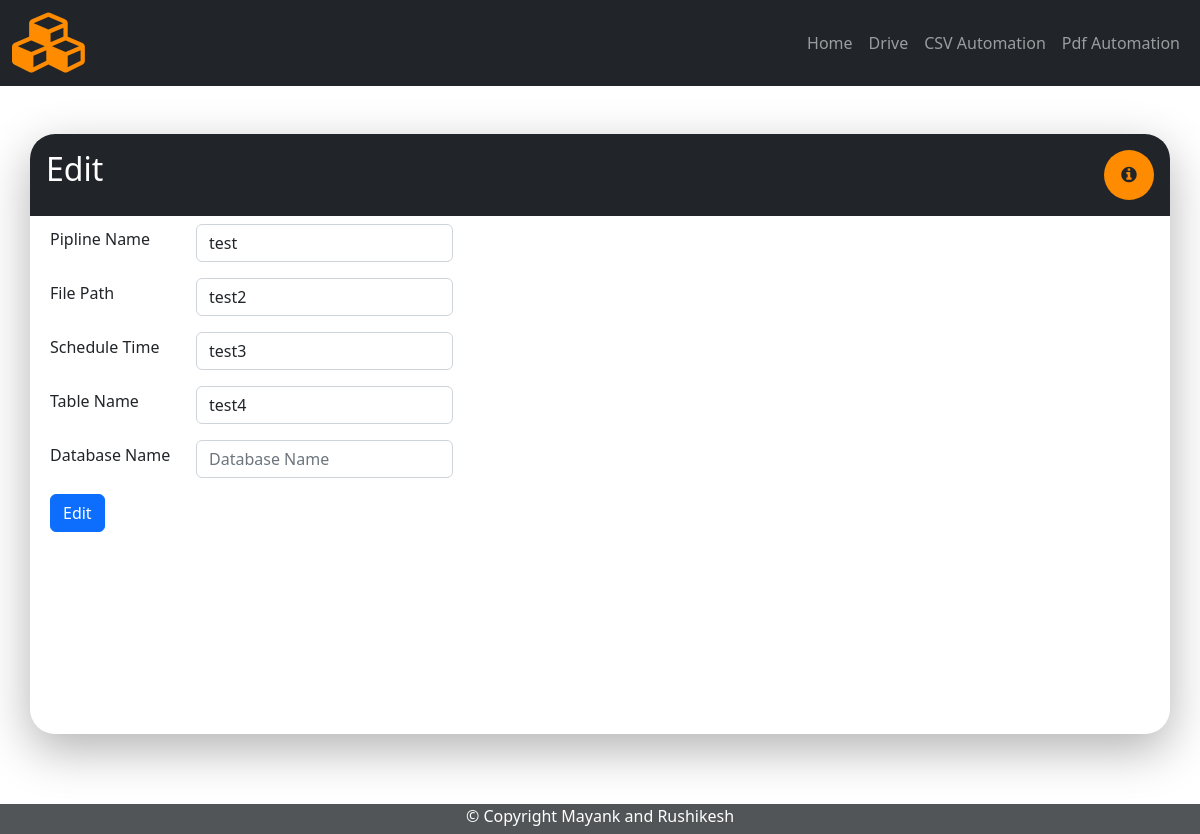
The page /edit/8/ on the database as committed earlier.
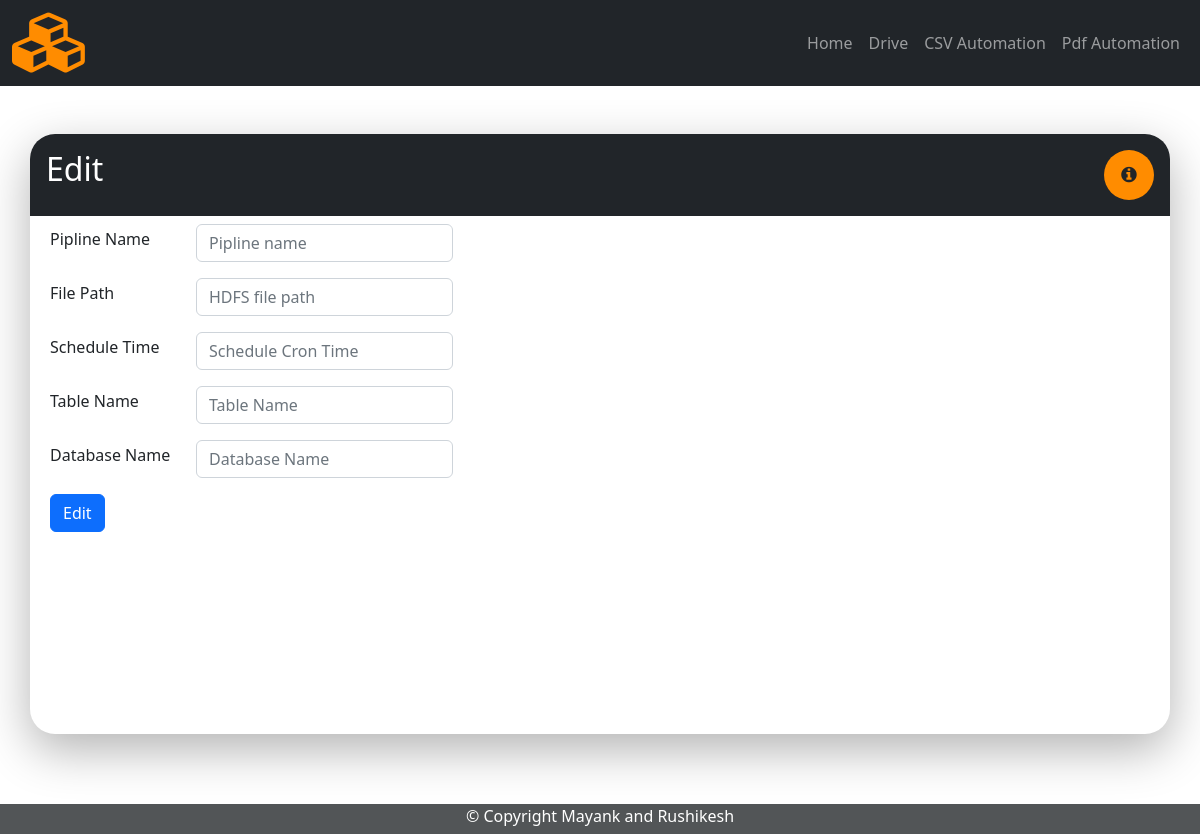
The same page on the database as committed later.
### tool/models.py (models this page shows)
class PiplineDetails(models.Model):
    id = models.AutoField(primary_key=True)
    text = models.CharField(max_length=30,default=None)
    file_type = models.CharField(max_length=30,default=None)
    file_path = models.CharField(max_length=30,default=None)
    schedule_time = models.CharField(max_length=30,default=None)
    table_name = models.CharField(max_length=30,default=None)

### tool/views.py (the view)
# urls.py: path('edit/<int:id>/',views.edit,name='edit'),
def edit(request,id):
    if request.method == 'POST':
        if request.POST['piplineName'] != "" and request.POST['fileType'] != "" and request.POST['filePath'] != "" and request.POST['scheduleTime'] != "" and request.POST['tableName'] != "" and request.POST['databaseName'] != "":
            PiplineDetails.objects.filter(id=request.POST['piplineId']).update(text = request.POST['piplineName'] ,file_path = request.POST['filePath'] , schedule_time = request.POST['scheduleTime'] , table_name = request.POST['tableName'], database_name = request.POST['databaseName'])
            if request.POST['fileType'] == "CSV":
                return redirect("csv_home")
            else:
                return redirect("pdf_home")
        return redirect(request.META['HTTP_REFERER'])
    else:
        pipline_details = PiplineDetails.objects.filter(id=id).values()
        context = {
            'pipline_details': pipline_details,
        }
        return render(request,'common/edit.html',context)

### templates/common/edit.html (shortened to what this page needs)
{% extends 'base.html' %}
{% block content %}
<div class="container shadow-container min-height-con mt-5 overflow-hidden round-edge">
	<div class="row bg-dark text-white">
		<div class="col-sm-7 p-3">
			<h2>Edit</h2>
		</div>
		<div class="col-sm-5 p-3">
            <div class="float-end">
                <button type="button" class="btn icon-color btn-circle btn-lg btn-outline-light" data-bs-toggle="tooltip" data-bs-placement="bottom" title="Shell script and spark submit is used to enter the data into the hive"><i class="fa fa-info-circle" aria-hidden="true"></i></button>
            </div>
        </div>
	</div>
	<div class="p-2">
		<form action="" method="post">
			<div class="mb-3">
				<div class="row g-3 align-items-center">
					<div class="col-auto">
			  			<label class="form-label" style="width: 130px;">Pipline Name</label>
					</div>
					<div class="col-auto">
						<input type="piplineName" class="form-control" name="piplineName" placeholder="Pipline name" value="{{pipline_details.0.text}}">
					</div>
				</div>
			</div>
			<div class="mb-3">
				<div class="row g-3 align-items-center">
					<div class="col-auto">
			  			<label class="form-label" style="width: 130px;">File Path</label>
					</div>
					<div class="col-auto">
						<input type="filePath" class="form-control" name="filePath" placeholder="HDFS file path" value="{{pipline_details.0.file_path}}">
					</div>
				</div>
			</div>
			<div class="mb-3">
				<div class="row g-3 align-items-center">
					<div class="col-auto">
			  			<label class="form-label" style="width: 130px;">Schedule Time</label>
					</div>
					<div class="col-auto">
						<input type="scheduleTime" class="form-control" name="scheduleTime" placeholder="Schedule Cron Time" value="{{pipline_details.0.schedule_time}}">
					</div>
				</div>
			</div>
			<div class="mb-3">
				<div class="row g-3 align-items-center">
					<div class="col-auto">
			  			<label class="form-label" style="width: 130px;">Table Name</label>
					</div>
					<div class="col-auto">
						<input type="tableName" class="form-control" name="tableName" placeholder="Table Name" value="{{pipline_details.0.table_name}}">
					</div>
				</div>
			</div>
			<div class="mb-3">
				<div class="row g-3 align-items-center">
					<div class="col-auto">
			  			<label class="form-label" style="width: 130px;">Database Name</label>
					</div>
					<div class="col-auto">
						<input type="databaseName" class="form-control" name="databaseName" placeholder="Database Name" value="{{pipline_details.0.database_name}}">
					</div>
				</div>
			</div>
			<button type="submit" class="btn btn-primary">Edit</button>
		</form>
	</div>
</div>
<div class="min-height-bottom">
</div>
{% endblock %}

Rows that differ between the two databases and show on the page:
removed PiplineDetails: piplineName "test", filePath "test2", scheduleTime "test3", tableName "test4"
